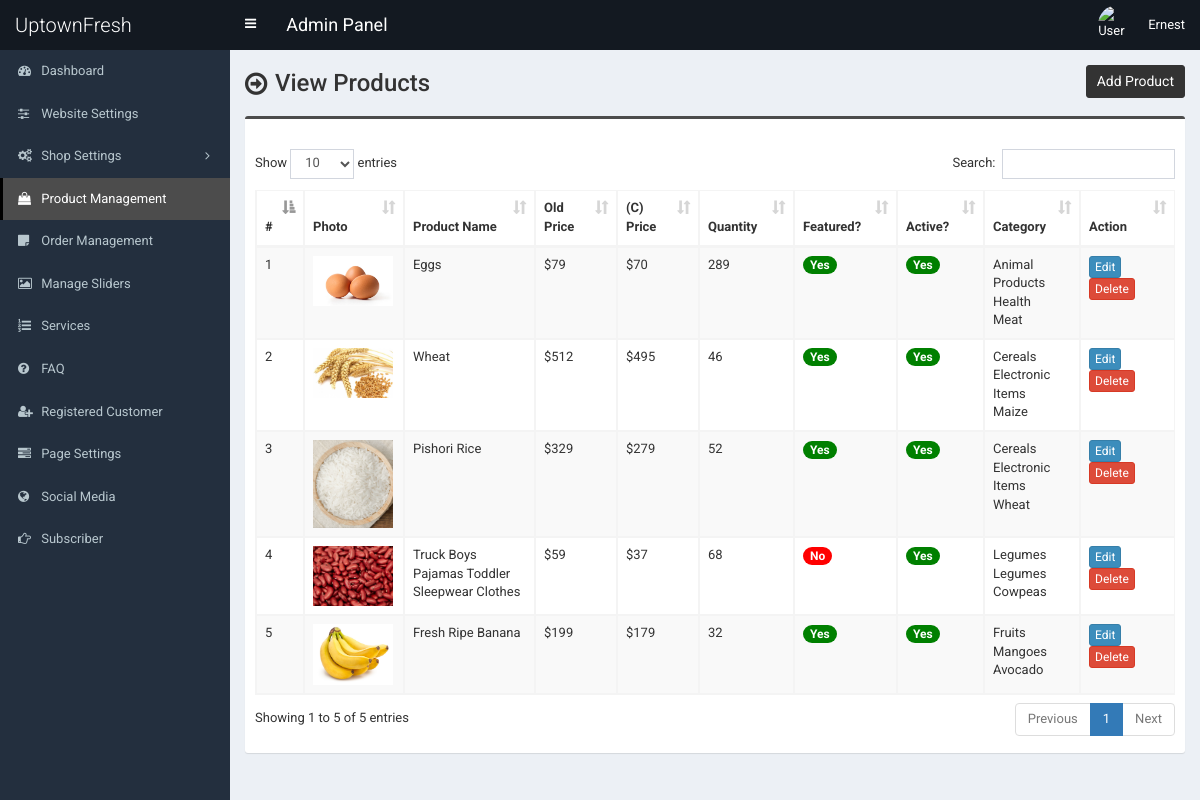
Page /admin/product.php (signed in) on the earlier database version.
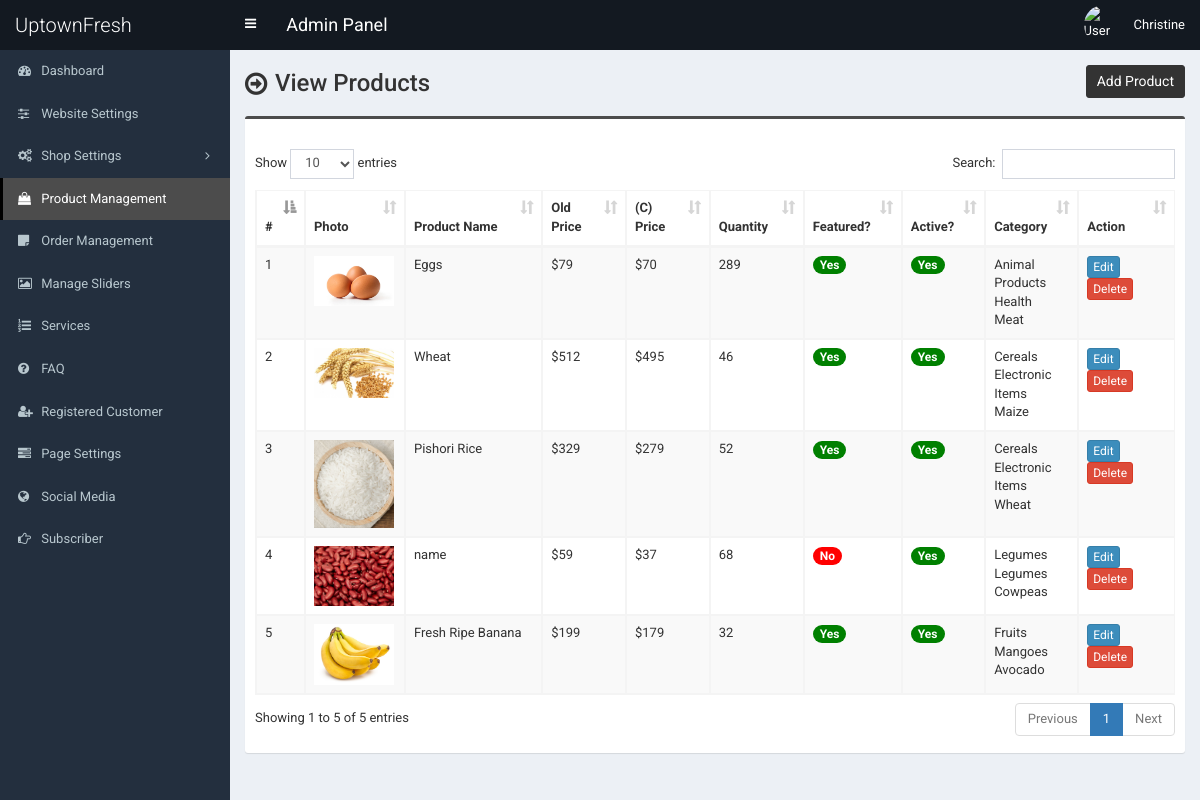
Same page on the later database version.
### tables this page shows
CREATE TABLE `tbl_product` (
  `p_id` int(11) NOT NULL,
  `p_name` varchar(255) NOT NULL,
  `p_old_price` varchar(10) NOT NULL,
  `p_current_price` varchar(10) NOT NULL,
  `p_qty` int(10) NOT NULL,
  `p_featured_photo` varchar(255) NOT NULL,
  `p_description` text NOT NULL,
  `p_short_description` text NOT NULL,
  `p_feature` text NOT NULL,
  `p_condition` text NOT NULL,
  `p_return_policy` text NOT NULL,
  `p_total_view` int(11) NOT NULL,
  `p_is_featured` int(1) NOT NULL,
  `p_is_active` int(1) NOT NULL,
  `ecat_id` int(11) NOT NULL
);

CREATE TABLE `tbl_top_category` (
  `tcat_id` int(11) NOT NULL,
  `tcat_name` varchar(255) NOT NULL,
  `show_on_menu` int(1) NOT NULL
);

CREATE TABLE `tbl_mid_category` (
  `mcat_id` int(11) NOT NULL,
  `mcat_name` varchar(255) NOT NULL,
  `tcat_id` int(11) NOT NULL
);

CREATE TABLE `tbl_end_category` (
  `ecat_id` int(11) NOT NULL,
  `ecat_name` varchar(255) NOT NULL,
  `mcat_id` int(11) NOT NULL
);

### admin/product.php (the view, shortened to what this page needs)
<?php require_once('header.php'); ?>
<section class="content-header">
	<div class="content-header-left">
		<h1>View Products</h1>
	</div>
	<div class="content-header-right">
		<a href="product-add.php" class="btn btn-primary btn-sm">Add Product</a>
	</div>
</section>
<section class="content">
	<div class="row">
		<div class="col-md-12">
			<div class="box box-info">
				<div class="box-body table-responsive">
					<table id="example1" class="table table-bordered table-hover table-striped">
					<thead class="thead-dark">
							<tr>
								<th width="10">#</th>
								<th>Photo</th>
								<th width="160">Product Name</th>
								<th width="60">Old Price</th>
								<th width="60">(C) Price</th>
								<th width="60">Quantity</th>
								<th>Featured?</th>
								<th>Active?</th>
								<th>Category</th>
								<th width="80">Action</th>
							</tr>
						</thead>
						<tbody>
							<?php
							$i=0;
							$statement = $pdo->prepare("SELECT
														t1.p_id,
														t1.p_name,
														t1.p_old_price,
														t1.p_current_price,
														t1.p_qty,
														t1.p_featured_photo,
														t1.p_is_featured,
														t1.p_is_active,
														t1.ecat_id,
														t2.ecat_id,
														t2.ecat_name,
														t3.mcat_id,
														t3.mcat_name,
														t4.tcat_id,
														t4.tcat_name
							                           	FROM tbl_product t1
							                           	JOIN tbl_end_category t2
							                           	ON t1.ecat_id = t2.ecat_id
							                           	JOIN tbl_mid_category t3
							                           	ON t2.mcat_id = t3.mcat_id
							                           	JOIN tbl_top_category t4
							                           	ON t3.tcat_id = t4.tcat_id
							                           	ORDER BY t1.p_id DESC
							                           	");
							$statement->execute();
							$result = $statement->fetchAll(PDO::FETCH_ASSOC);
							foreach ($result as $row) {
								$i++;
								?>
								<tr>
									<td><?php echo $i; ?></td>
									<td style="width:82px;"><img src="../assets/uploads/<?php echo $row['p_featured_photo']; ?>" alt="<?php echo $row['p_name']; ?>" style="width:80px;"></td>
									<td><?php echo $row['p_name']; ?></td>
									<td>$<?php echo $row['p_old_price']; ?></td>
									<td>$<?php echo $row['p_current_price']; ?></td>
									<td><?php echo $row['p_qty']; ?></td>
									<td>
										<?php if($row['p_is_featured'] == 1) {echo '<span class="badge badge-success" style="background-color:green;">Yes</span>';} else {echo '<span class="badge badge-success" style="background-color:red;">No</span>';} ?>
									</td>
									<td>
										<?php if($row['p_is_active'] == 1) {echo '<span class="badge badge-success" style="background-color:green;">Yes</span>';} else {echo '<span class="badge badge-danger" style="background-color:red;">No</span>';} ?>
									</td>
									<td><?php echo $row['tcat_name']; ?><br><?php echo $row['mcat_name']; ?><br><?php echo $row['ecat_name']; ?></td>
									<td>
										<a href="product-edit.php?id=<?php echo $row['p_id']; ?>" class="btn btn-primary btn-xs">Edit</a>
										<a href="#" class="btn btn-danger btn-xs" data-href="product-delete.php?id=<?php echo $row['p_id']; ?>" data-toggle="modal" data-target="#confirm-delete">Delete</a>
									</td>
								</tr>
								<?php
							}
							?>
						</tbody>
					</table>
				</div>
			</div>
		</div>
	</div>
</section>
<?php require_once('footer.php'); ?>

### admin/header.php (shortened to what this page needs)
<!DOCTYPE html>
<html>
<head>
	<link rel="stylesheet" href="css/bootstrap.min.css">
	<link rel="stylesheet" href="css/font-awesome.min.css">
	<link rel="stylesheet" href="css/ionicons.min.css">
	<link rel="stylesheet" href="css/datepicker3.css">
	<link rel="stylesheet" href="css/all.css">
	<link rel="stylesheet" href="css/select2.min.css">
	<link rel="stylesheet" href="css/dataTables.bootstrap.css">
	<link rel="stylesheet" href="css/jquery.fancybox.css">
	<link rel="stylesheet" href="css/AdminLTE.min.css">
	<link rel="stylesheet" href="css/_all-skins.min.css">
	<link rel="stylesheet" href="css/on-off-switch.css"/>
	<link rel="stylesheet" href="css/summernote.css">
	<link rel="stylesheet" href="style.css">
</head>
<body class="hold-transition fixed skin-blue sidebar-mini">
	<div class="wrapper">
		<header class="main-header">
			<a href="index.php" class="logo">
				<span class="logo-lg">UptownFresh</span>
			</a>
			<nav class="navbar navbar-static-top">
				<a href="#" class="sidebar-toggle" data-toggle="offcanvas" role="button">
				</a>
				<span style="float:left;line-height:50px;color:#fff;padding-left:15px;font-size:18px;">Admin Panel</span>
				<div class="navbar-custom-menu">
					<ul class="nav navbar-nav">
						<li class="dropdown user user-menu">
							<a href="#" class="dropdown-toggle" data-toggle="dropdown">
								<img src="../assets/uploads/<?php echo $_SESSION['user']['photo']; ?>" class="user-image" alt="User Image">
								<span class="hidden-xs"><?php echo $_SESSION['user']['full_name']; ?></span>
							</a>
						</li>
					</ul>
				</div>
			</nav>
		</header>
  		<?php $cur_page = substr($_SERVER["SCRIPT_NAME"],strrpos($_SERVER["SCRIPT_NAME"],"/")+1); ?>
  		<aside class="main-sidebar">
    		<section class="sidebar">
      			<ul class="sidebar-menu">
			        <li class="treeview <?php if($cur_page == 'index.php') {echo 'active';} ?>">
			          <a href="index.php">
			            <i class="fa fa-dashboard"></i> <span>Dashboard</span>
			          </a>
			        </li>
			        <li class="treeview <?php if( ($cur_page == 'settings.php') ) {echo 'active';} ?>">
			          <a href="settings.php">
			            <i class="fa fa-sliders"></i> <span>Website Settings</span>
			          </a>
			        </li>
                    <li class="treeview <?php if( ($cur_page == 'size.php') || ($cur_page == 'size-add.php') || ($cur_page == 'size-edit.php') || ($cur_page == 'color.php') || ($cur_page == 'color-add.php') || ($cur_page == 'color-edit.php') || ($cur_page == 'country.php') || ($cur_page == 'country-add.php') || ($cur_page == 'country-edit.php') || ($cur_page == 'shipping-cost.php') || ($cur_page == 'shipping-cost-edit.php') || ($cur_page == 'top-category.php') || ($cur_page == 'top-category-add.php') || ($cur_page == 'top-category-edit.php') || ($cur_page == 'mid-category.php') || ($cur_page == 'mid-category-add.php') || ($cur_page == 'mid-category-edit.php') || ($cur_page == 'end-category.php') || ($cur_page == 'end-category-add.php') || ($cur_page == 'end-category-edit.php') ) {echo 'active';} ?>">
                        <a href="#">
                            <i class="fa fa-cogs"></i>
                            <span>Shop Settings</span>
                            <span class="pull-right-container">
								<i class="fa fa-angle-left pull-right"></i>
							</span>
                        </a>
                    </li>
                    <li class="treeview <?php if( ($cur_page == 'product.php') || ($cur_page == 'product-add.php') || ($cur_page == 'product-edit.php') ) {echo 'active';} ?>">
                        <a href="product.php">
                            <i class="fa fa-shopping-bag"></i> <span>Product Management</span>
                        </a>
                    </li>
                    <li class="treeview <?php if( ($cur_page == 'order.php') ) {echo 'active';} ?>">
                        <a href="order.php">
                            <i class="fa fa-sticky-note"></i> <span>Order Management</span>
                        </a>
                    </li>
                     <li class="treeview <?php if( ($cur_page == 'slider.php') ) {echo 'active';} ?>">
			          <a href="slider.php">
			            <i class="fa fa-picture-o"></i> <span>Manage Sliders</span>
			          </a>
			        </li>
			        <li class="treeview <?php if( ($cur_page == 'service.php') ) {echo 'active';} ?>">
			          <a href="service.php">
			            <i class="fa fa-list-ol"></i> <span>Services</span>
			          </a>
			        </li>
			      			        <li class="treeview <?php if( ($cur_page == 'faq.php') ) {echo 'active';} ?>">
			          <a href="faq.php">
			            <i class="fa fa-question-circle"></i> <span>FAQ</span>
			          </a>
			        </li>
						<li class="treeview <?php if( ($cur_page == 'customer.php') || ($cur_page == 'customer-add.php') || ($cur_page == 'customer-edit.php') ) {echo 'active';} ?>">
			          <a href="customer.php">
			            <i class="fa fa-user-plus"></i> <span>Registered Customer</span>
			          </a>
			        </li>
			        <li class="treeview <?php if( ($cur_page == 'page.php') ) {echo 'active';} ?>">
			          <a href="page.php">
			            <i class="fa fa-tasks"></i> <span>Page Settings</span>
			          </a>
			        </li>
			        <li class="treeview <?php if( ($cur_page == 'social-media.php') ) {echo 'active';} ?>">
			          <a href="social-media.php">
			            <i class="fa fa-globe"></i> <span>Social Media</span>
			          </a>
			        </li>
			        <li class="treeview <?php if( ($cur_page == 'subscriber.php')||($cur_page == 'subscriber.php') ) {echo 'active';} ?>">
			          <a href="subscriber.php">
			            <i class="fa fa-hand-o-right"></i> <span>Subscriber</span>
			          </a>
			        </li>
      			</ul>
    		</section>
  		</aside>
  		<div class="content-wrapper">

### admin/footer.php (shortened to what this page needs)
		</div>
	</div>
</body>
</html>

### admin/style.css (style rules this page uses)
body { font-size: 13px; font-family: "Roboto", sans-serif; }
.navbar-nav > .user-menu .user-image { width: 40px; height: 40px; margin-top: -10px; }
.content-header > h1, .content-header .content-header-left h1 { font-family: "Roboto", sans-serif; }
.main-header .logo { text-align: left; }
.main-header .logo .logo-lg { font-family: "Roboto", sans-serif; }
.box-info { padding-top: 20px; }
.sidebar-menu li > a > .pull-right-container > .fa-angle-left:before { content: "\f105"; }
.content-header { overflow: hidden; }
.content-header .content-header-left { float: left; padding-top: 5px; }
.content-header .content-header-right { float: right; }
.content-header .content-header-left h1 { margin-top: 0; margin-bottom: 0; padding-left: 30px; padding-bottom: 5px; font-size: 24px; position: relative; }
.content-header .content-header-left h1:before { position: absolute; top: 0; left: 0; font-family: "FontAwesome", sans-serif; font-size: 26px; content: "\f18e"; }
.content-header .content-header-right a { position: relative; font-size: 14px; }
.skin-blue .sidebar-menu > li:hover > a, .skin-blue .sidebar-menu > li.active > a { color: #fff; background: #3c8dbc; border-left-color: #3c8dbc; }
.skin-blue .main-header .logo, .skin-blue .main-header .logo:hover, .skin-blue .main-header .navbar, .skin-blue .main-header .navbar .sidebar-toggle:hover { background-color: #131921; }
.skin-blue .sidebar-menu > li:hover > a, .skin-blue .sidebar-menu > li.active > a { background-color: #4c4c4c; border-left-color: #000000; }
.box.box-info { border-top-color: #4c4c4c; }
.content-header .content-header-right a { background-color: #333333; border-color: #333333; }

Differences in the rows shown:
changed tbl_product "Legumes": p_name "Truck Boys Pajamas Toddler Sleepwear Clothes" → "name"
Other differences:
$_SESSION['user']['full_name']: "Ernest" → "Christine"
